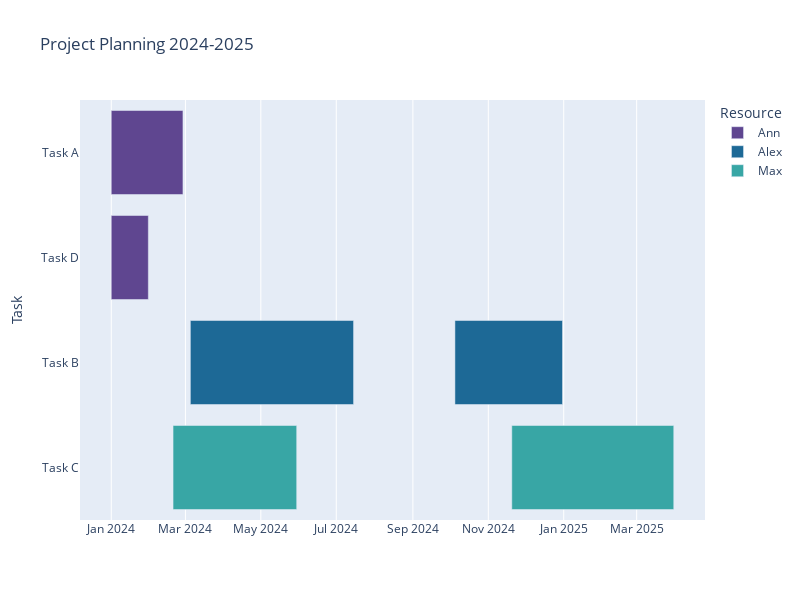

Notebook code cell kept with this figure:
### Code cell
fig = px.timeline(df, x_start="Start", x_end="Finish", y="Task", 
                  color="Resource",
                #   color_discrete_sequence=px.colors.sequential.Plasma,
                  color_discrete_sequence=px.colors.qualitative.Prism,
                  height = 600, width = 800,
                  title='Project Planning 2024-2025'
                  )
fig.update_yaxes(autorange="reversed")
fig.show()

### Figure 1 — Plotly figure (JSON) as saved in the notebook; plotly's stock layout.template omitted (floating-point values rounded to 4 significant figures)
{"data": [{"alignmentgroup": "True", "base": ["2024-01-01", "2024-01-01"], "hovertemplate": "Resource=Ann<br>Start=%{base}<br>Finish=%{x}<br>Task=%{y}<extra></extra>", "legendgroup": "Ann", "marker": {"color": "rgb(95, 70, 144)", "pattern": {"shape": ""}}, "name": "Ann", "offsetgroup": "Ann", "orientation": "h", "showlegend": true, "textposition": "auto", "type": "bar", "x": [5011200000, 2592000000], "xaxis": "x", "y": ["Task A", "Task D"], "yaxis": "y"}, {"alignmentgroup": "True", "base": ["2024-03-05", "2024-10-05"], "hovertemplate": "Resource=Alex<br>Start=%{base}<br>Finish=%{x}<br>Task=%{y}<extra></extra>", "legendgroup": "Alex", "marker": {"color": "rgb(29, 105, 150)", "pattern": {"shape": ""}}, "name": "Alex", "offsetgroup": "Alex", "orientation": "h", "showlegend": true, "textposition": "auto", "type": "bar", "x": [11404800000, 7516800000], "xaxis": "x", "y": ["Task B", "Task B"], "yaxis": "y"}, {"alignmentgroup": "True", "base": ["2024-02-20", "2024-11-20"], "hovertemplate": "Resource=Max<br>Start=%{base}<br>Finish=%{x}<br>Task=%{y}<extra></extra>", "legendgroup": "Max", "marker": {"color": "rgb(56, 166, 165)", "pattern": {"shape": ""}}, "name": "Max", "offsetgroup": "Max", "orientation": "h", "showlegend": true, "textposition": "auto", "type": "bar", "x": [8640000000, 11318400000], "xaxis": "x", "y": ["Task C", "Task C"], "yaxis": "y"}], "layout": {"barmode": "overlay", "height": 600, "legend": {"title": {"text": "Resource"}, "tracegroupgap": 0}, "title": {"text": "Project Planning 2024-2025"}, "width": 800, "xaxis": {"anchor": "y", "domain": [0, 1], "type": "date"}, "yaxis": {"anchor": "x", "autorange": "reversed", "domain": [0, 1], "title": {"text": "Task"}}}}
